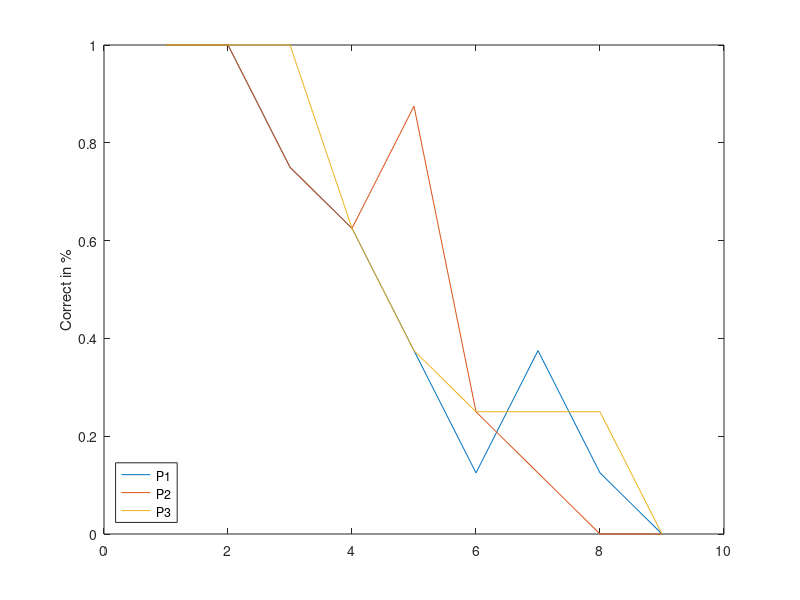

MATLAB code to generate this figure: (Note: this script raises an error after producing the figure.)
close all
clear all

%% input data

x1=[-1 -1 1 -1 1 -1 -1 1];
x2=[-1 -1 -1 -1 -1 1 -1 -1];
x3=[-1 1 1 -1 -1 1 -1 1];

x = [x1;x2;x3];

figure_number = 0;

%% training of the weights

[num_of_patterns, num_of_elements] = size(x);

w = zeros(num_of_elements);

for p = 1:num_of_patterns
    w = w + x(p,:)'*x(p,:);
end

w = w-diag(diag(w));

%% testing

% distorted if false, noise added if true
noise_or_dist = false;

correct = zeros(3,num_of_elements);

for noisy_elements = 1:num_of_elements+1
    
    x1d=x(1,:);
    x2d=x(2,:);
    x3d=x(3,:);
    
    index = randperm(num_of_elements, noisy_elements-1);
    
    if noise_or_dist
        x1d(index) = x1d(index) + randn(1,noisy_elements-1);
        x2d(index) = x2d(index) + randn(1,noisy_elements-1);
        x3d(index) = x3d(index) + randn(1,noisy_elements-1);
    else
        x1d(index) = -1*x1d(index);
        x2d(index) = -1*x2d(index);
        x3d(index) = -1*x3d(index);
    end
    xd = [x1d;x2d;x3d];
    
    
    limit = 1000;
    [num_of_patterns, num_of_elements] = size(xd);
    
    for p = 1:num_of_patterns
        converged = 0;
        epoch = 0;
        
        while converged == 0 && epoch<limit
            epoch = epoch + 1;
            xd_update = sign(w*xd(p,:)')';
            %         xd_update = sign(w*x(p,:)')';
            check = (xd_update == xd(p,:));
            %         check = (xd_update == x(p,:));
            if sum(check)==numel(check)
                converged = 1;
            else
                xd(p,:) = xd_update;
                %             x(p,:) = xd_update;
            end
        end
    end
    
    correct(:,noisy_elements) = (sum(xd==x,2)/num_of_elements)';
     
end

figure_number = figure_number +1;
figure(figure_number)
for i=1:3
    plot(1:1:9,correct(i,:));
    hold on
end
legend('P1','P2','P3', 'Location', 'southwest')
ylabel('Correct in %')
ylim([0,1]);
x_label = 0:0.125:1;
xticklabels(num2str(x_label(:)))
if noise_or_dist
    xlabel('Noise in % on elements');
    title('Accuracy of restored pattterns depending on the noise')
else
    xlabel('Distortion in % on elements');
    title('Accuracy of restored pattterns depending on the distortion')
end